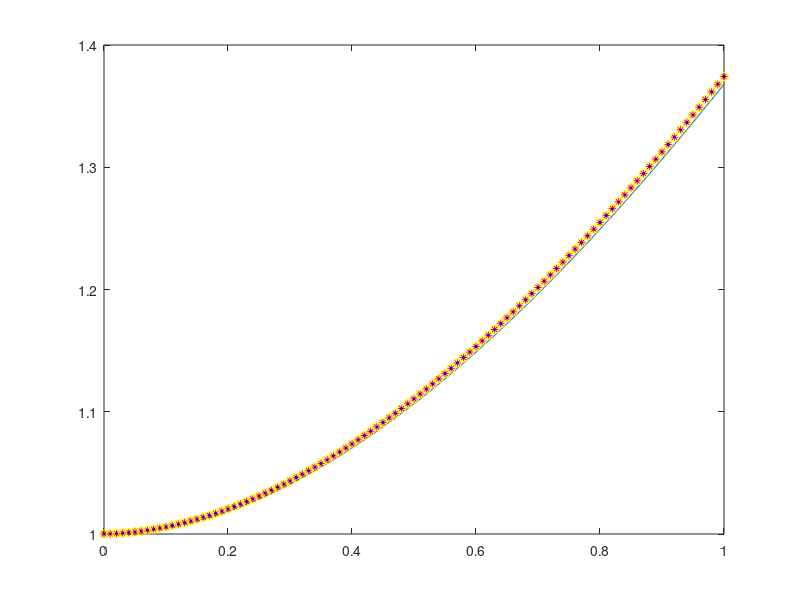

MATLAB code to generate this figure:
f = @(y,x)-y + x + 1;
y0 = 1;
x0 = 0;
x1 = 1;
h = 0.01;

% Chinh xac
y_chinhxac = @(x)x + exp(-x);
X = x0:h:x1;
Y_cx = feval(y_chinhxac,X);
plot(X,Y_cx); hold on;

% Runge_Kutta_bac2
for x = x0:h:x1
    k1 = h*feval(f,y0,x);
    k2 = h*feval(f,y0+k1,x+h);
    Y = y0 + (1/2)*(k1 + k2);
    plot(x,Y,'r*--');
    y0 = Y;
end

% Runge_Kutta_bac3
y0 = 1;
for x = x0:h:x1
    k1 = h*feval(f,y0,x);
    k2 = h*feval(f,y0+k1/2,x+h/2);
    k3 = h*feval(f,y0+k2,x+h);
    Y = y0 + (1/6)*(k1 + 4*k2 + k3);
    plot(x,Y,'b.--');
    y0 = Y;
end

% Runge_Kutta_bac4
y0 = 1;
for x = x0:h:x1
    k1 = h*feval(f,y0,x);
    k2 = h*feval(f,y0+k1/3,x+h/3);
    k3 = h*feval(f,y0+k1/3+k2/3,x+2*h/3);
    k4 = h*feval(f,y0+k1-k2+k3,x+h);
    Y = y0 + (1/8)*(k1 + 3*k2 + 3*k3 + k4);
    plot(x,Y,'yo--');
    y0 = Y;
end